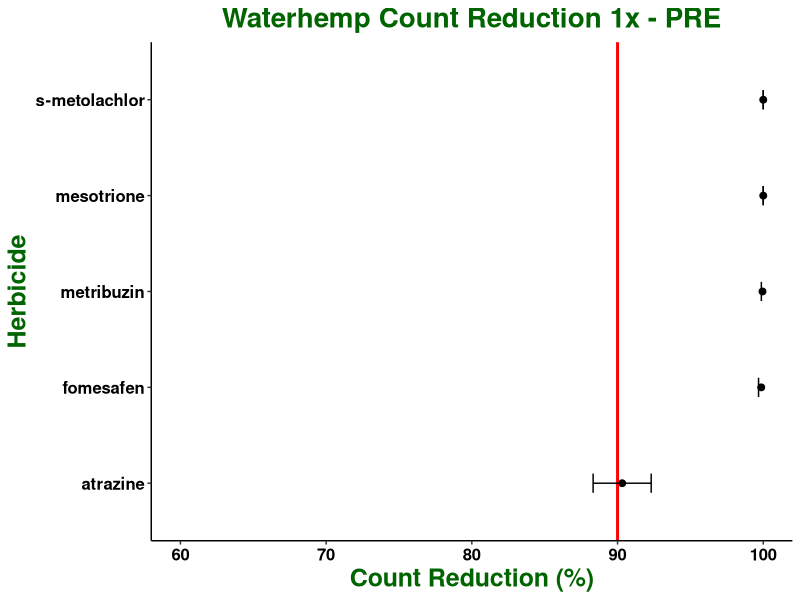
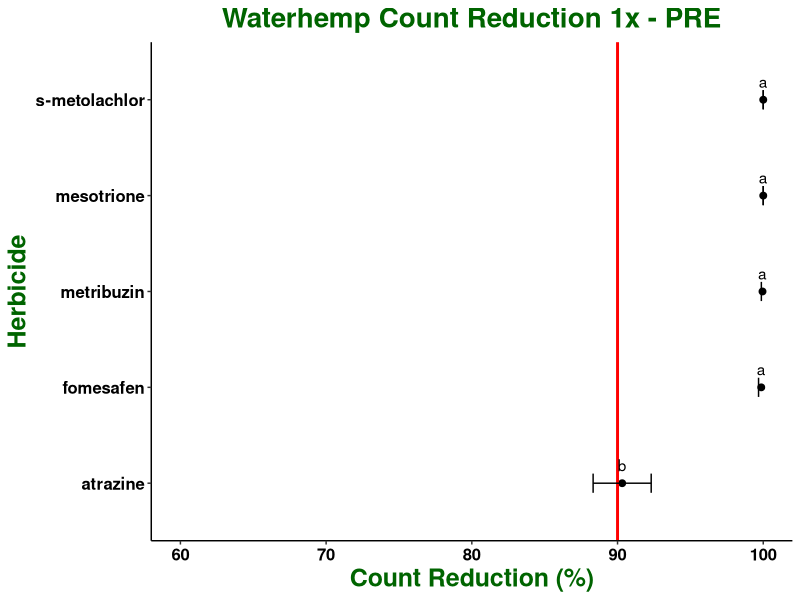

Recreate these plots in R, in order. (Note: this script raises an error after producing the figures.)
## ---- chunk 1

knitr::opts_chunk$set(echo = TRUE)
library(tidyverse)
library(ggplot2)
library(car)
library(emmeans)
library(multcompView)
library(glmmTMB)
library(ggpubr)

## ---- chunk 2

waterhemp <- read.csv("All PRE_Reduction_3x.csv")

str(waterhemp)

waterhemp$run <- as.factor(waterhemp$run)

waterhemp$pop <- as.factor(waterhemp$pop)

waterhemp$herb <- as.factor(waterhemp$herb)

waterhemp$rate <- as.factor(waterhemp$rate)

waterhemp$rep <- as.factor(waterhemp$rep)

str(waterhemp)

## ---- chunk 3

## Summarizes data.
## Gives count, mean, standard deviation, standard error of the mean, and confidence interval (default 95%).
##   data: a data frame.
##   measurevar: the name of a column that contains the variable to be summarized
##   groupvars: a vector containing names of columns that contain grouping variables
##   na.rm: a boolean that indicates whether to ignore NA's
##   conf.interval: the percent range of the confidence interval (default is 95%)
summarySE <- function(data=NULL, measurevar, groupvars=NULL, na.rm=TRUE,
                      conf.interval=.95, .drop=TRUE) {
    library(plyr)

    # New version of length which can handle NA's: if na.rm==T, don't count them
    length2 <- function (x, na.rm=TRUE) {
        if (na.rm) sum(!is.na(x))
        else       length(x)
    }

    # This does the summary. For each group's data frame, return a vector with
    # N, mean, and sd
    datac <- ddply(data, groupvars, .drop=.drop,
      .fun = function(xx, col) {
        c(N    = length2(xx[[col]], na.rm=na.rm),
          mean = mean   (xx[[col]], na.rm=na.rm),
          sd   = sd     (xx[[col]], na.rm=na.rm)
        )
      },
      measurevar
    )

    # Rename the "mean" column    
    datac <- rename(datac, c("mean" = measurevar))

    datac$se <- datac$sd / sqrt(datac$N)  # Calculate standard error of the mean

    # Confidence interval multiplier for standard error
    # Calculate t-statistic for confidence interval: 
    # e.g., if conf.interval is .95, use .975 (above/below), and use df=N-1
    ciMult <- qt(conf.interval/2 + .5, datac$N-1)
    datac$ci <- datac$se * ciMult

    return(datac)
}

## ---- chunk 4

summary <- summarySE(waterhemp, measurevar = "count_red", groupvars = "herb")

summary

## ---- chunk 5

plot_RAW <- ggplot(summary, aes(x = count_red*100, y = reorder(herb, count_red))) + xlim(60, 100) +
  geom_point(size = 2) + 
  geom_vline(xintercept = 90, size = 1, colour = "red") +
  geom_errorbar(aes(xmin = (count_red*100) - (ci*100), xmax = (count_red*100) + (ci*100), width = 0.2)) + 
  labs(title = "Waterhemp Count Reduction 1x - PRE", x = "Count Reduction (%)", y = "Herbicide") + 
  theme_classic() + 
  theme (plot.title = element_text(face = "bold", hjust = 0.5, size = 20, colour = "darkgreen"), 
         axis.title = element_text(face = "bold", size = 18, colour = "darkgreen"), 
         axis.text = element_text(face = "bold", size = 12, colour = "black"))

plot_RAW

## ---- chunk 6

model <- glmmTMB(count_red ~ herb + (1|run) + (1|pop), data = waterhemp, beta_family(link = "logit"))

## ---- chunk 7

summary(model)

## ---- chunk 8

glmmTMB:::Anova.glmmTMB(model)

## ---- chunk 9

emm_herb <- emmeans(model, ~ herb, adjust = "tukey", type = "response", contr = "pairwise")

emm_herb

CLD_emm_herb <- if(requireNamespace("multcomp")) {
    multcomp::cld(emm_herb$emmeans, alpha = 0.05, Letters=letters, adjust="tukey", reversed = TRUE)}

CLD_emm_herb

## ---- chunk 10

plot_RAW + geom_text(aes(label = c("b", "a", "a", "a", "a")), vjust = -1) +
  ggsave("All PRE 3x_RAW.BETA Tukey HSD.jpeg", units="in", width=8, height=5, dpi=600)
